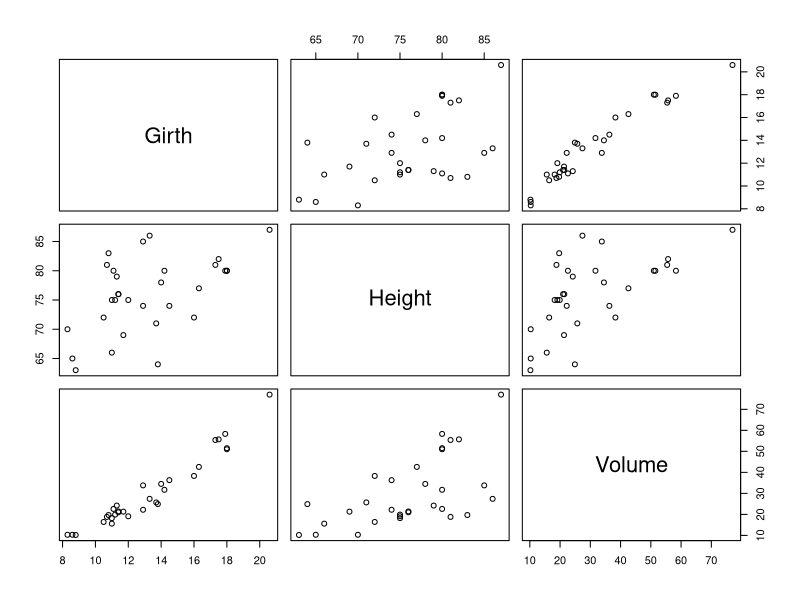
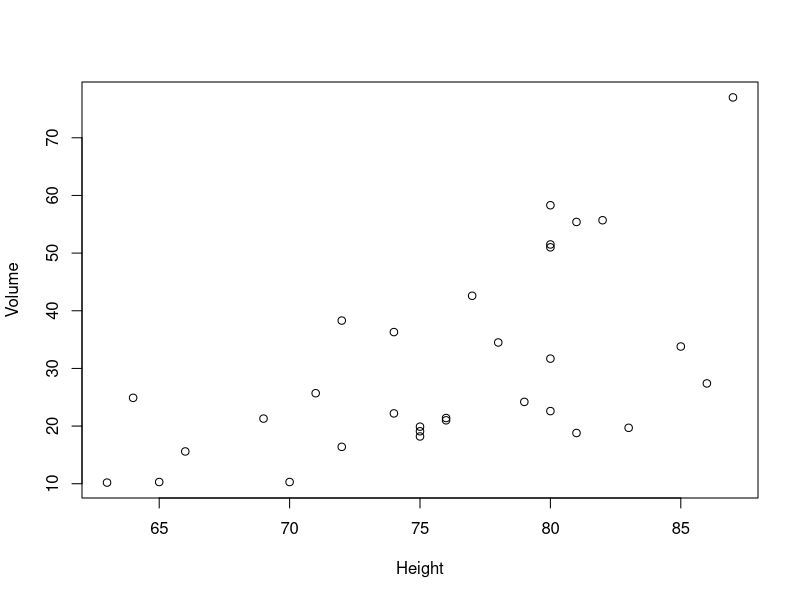
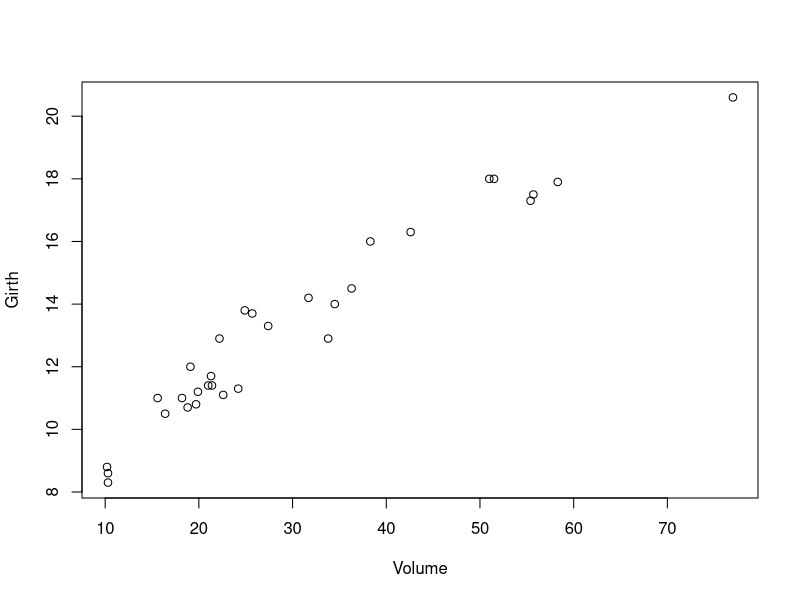
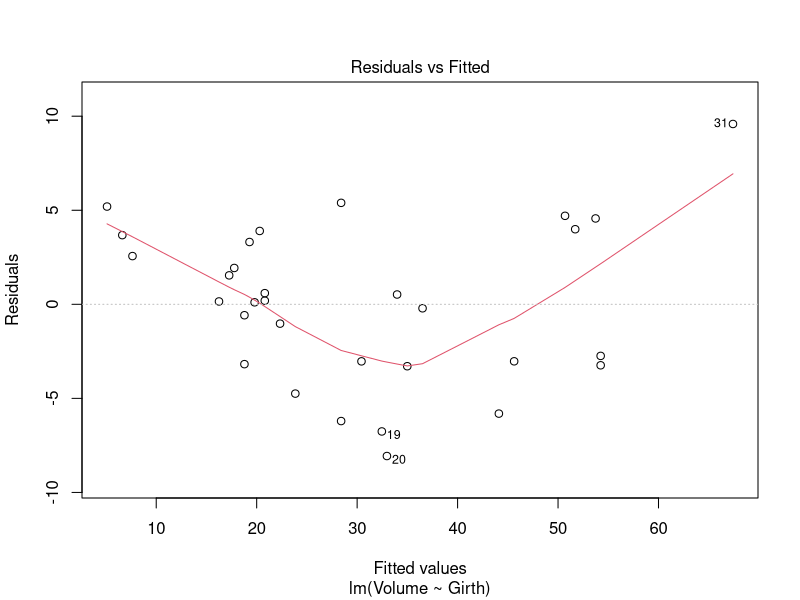
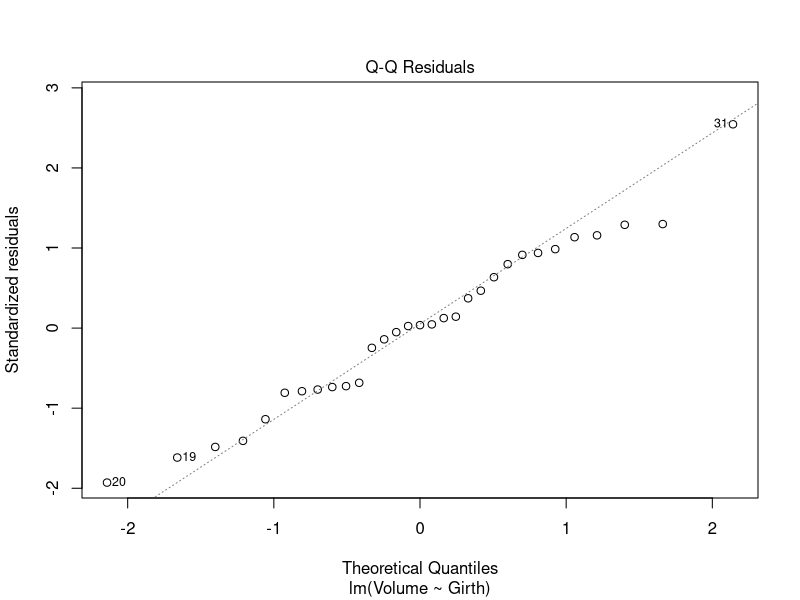
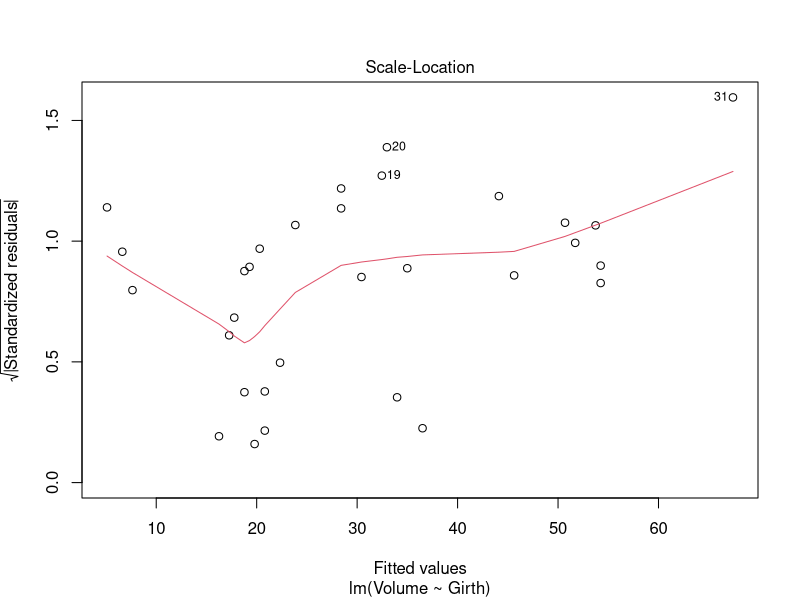
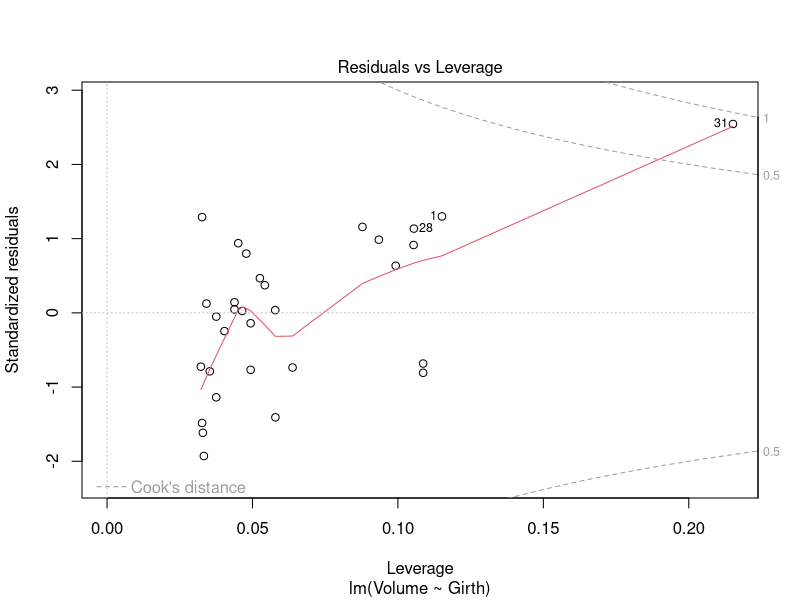
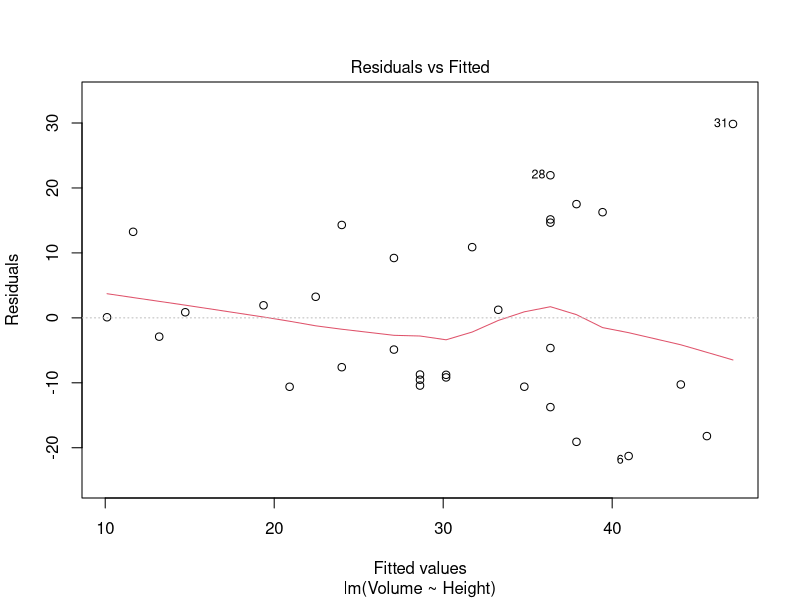

Generate these figures, in order, with R:
## ---- chunk 1
knitr::opts_chunk$set(echo = TRUE)
## ---- chunk 2
trees
Girth <- trees$Girth
Height <- trees$Height
Volume <- trees$Volume
## ---- chunk 3
summary(trees)
## ---- chunk 4
plot(trees)
## ---- chunk 5
plot(Height, Volume)
## ---- chunk 6
plot(Volume, Girth)
## ---- chunk 7
cor(trees)
## ---- chunk 8
cov(trees)
## ---- chunk 9
model1 = lm(Volume ~ Girth)
summary(model1)
## ---- chunk 10
summary.aov(model1)
## ---- chunk 11
plot(model1)
## ---- chunk 12
model2 = lm(Volume ~ Height)
summary(model2)
## ---- chunk 13
summary.aov(model2)
## ---- chunk 14
plot(model2)
## ---- chunk 15
model3 = lm(Volume ~ Girth + Height)
summary(model3)
## ---- chunk 16
summary.aov(model3)
## ---- chunk 17
plot(model3)
